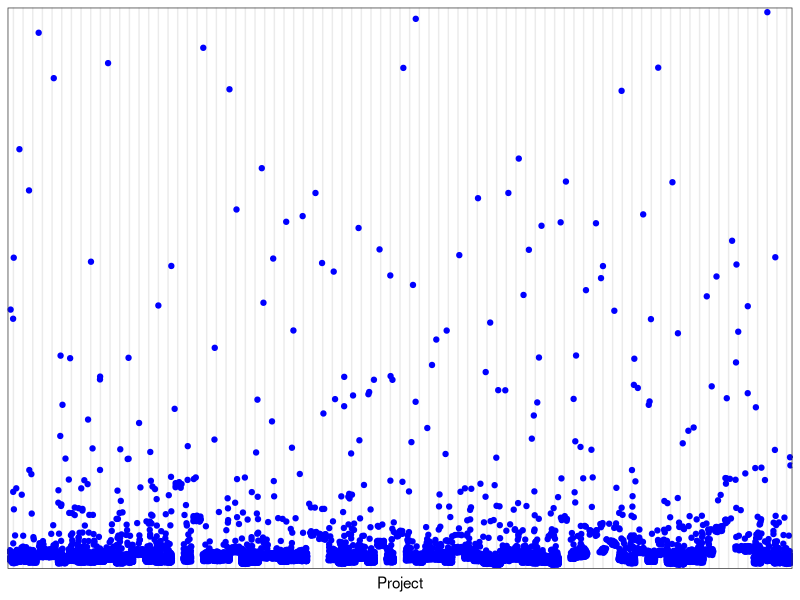

The R source for this figure:
library("ggplot2")
theme_set(theme_bw())
data = read.table("projeto-desenvolvedor-intensidade-amplitude.data", header = T)

to = ggplot(data, aes(y = Amplitude, x = Project))

to + geom_jitter(colour = "blue") + theme(axis.text.x=element_blank(), axis.ticks=element_blank(), axis.title.y=element_blank()) + scale_y_discrete(breaks = seq(10,100,10))


